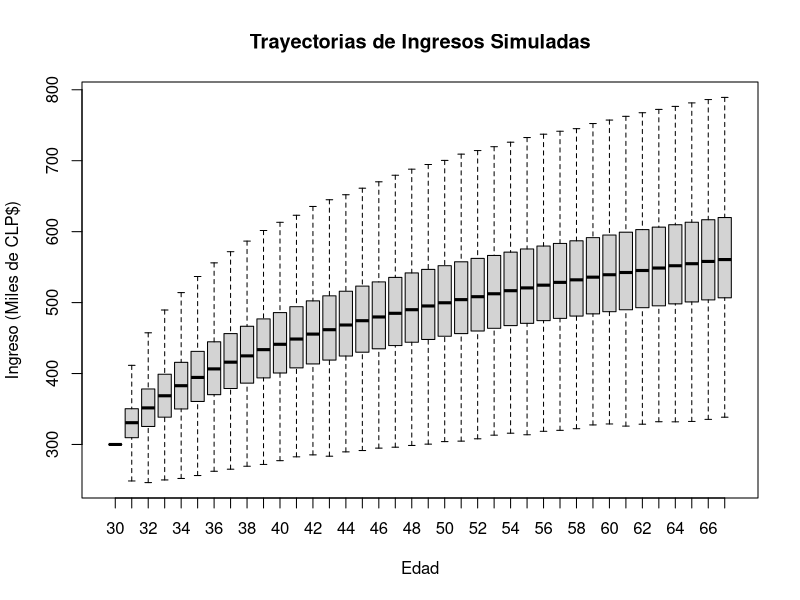

The R source for this figure:
## ---- chunk 1
knitr::opts_chunk$set(echo=FALSE, message=FALSE, cache=TRUE)
## ---- chunk 2

library(magrittr)

set.seed(1231)

# Parametros
edad0 <- 30
edadN <- 67
Nsim  <- 1e4

# Ingreso
tasa_crecimiento_renta_prom <- 0.2
tasa_crecimiento_renta_sd   <- 0.2
renta0 <- 300

# Edades de retiro
tasas_de_cotizacion <- c(.07, .1, .15) 
edades <- as.character(c(60, 63, 65, 67))

# CNUs aproximados... 
cnus <- c(14.87, 13.83, 13.11, 12.36)
## ---- chunk 3
# Funcion para simular la trayectoria de ingresos anuales
sim_ingresos <- function(...) {
  
  lapply(1:Nsim, function(i) {
    ingresos <- rnorm(edadN - edad0, tasa_crecimiento_renta_prom, tasa_crecimiento_renta_sd)
    c(renta0, renta0*cumprod(1 + ingresos/(2:(edadN-edad0 + 1))))
  }) %>% do.call(rbind, .) %>%
  `colnames<-`(., edad0:edadN)
}

# Como se ven los ingresos
set.seed(1)
ingresos <- sim_ingresos()

boxplot(ingresos, xlab="Edad", ylab="Ingreso (Miles de CLP$)", outline=FALSE,
        main = "Trayectorias de Ingresos Simuladas")
## ---- chunk 4

# Leyendo datos: Tres primeras columnas no seran usadas
rent <- readr::read_tsv("rentabilidad_anual_historica.tsv", TRUE)[,-c(1:3)] %>%
  as.matrix %>% t %>% rowMeans

rent <- rent/100
rent <- c(mean(rent), sd(rent))
rent <- c(.04, .1)
# Como se ve en promedio
sim_retornos <- function(...) {
  rnorm((edadN - edad0 + 1)*Nsim, rent[1], rent[2]) %>% 
    matrix(ncol=edadN-edad0 + 1, dimnames = list(NULL,edad0:edadN))
}

set.seed(1)
retornos <- sim_retornos()

library(xtable)
quantile(retornos*100, probs = c(.025, .1, .5, .9, .975)) %>%
  as.matrix %>% t %>% 
  xtable(caption="Distribución de Rentabilidad Anual simulada (en %)") %>%
  print(digits=2, type="html", include.rownames = FALSE)
## ---- chunk 5

# Simulando tasas de reemplazo por tasa de cotizacion
resultados <- vector("list", length(tasas_de_cotizacion))
names(resultados) <- tasas_de_cotizacion

for (tcot in tasas_de_cotizacion) {
  
  # Calculando cotizaciones anuales
  cotizaciones <- ingresos*12*tcot

  # Rentabilidad
  saldo <- cotizaciones
  saldo[,1] <- saldo[,1]*(1 + retornos[,1])
  for (t in 2:ncol(cotizaciones))
    saldo[,t] <- (saldo[,t-1] + cotizaciones[,t])*(1 + retornos[,t])

  # Distribucion de tasa de reemplazo
  resultados[[as.character(tcot)]] <- lapply(seq_along(edades), function(i) {
    
    # Tasa de reemplazo
    tasa_de_reemplazo <- saldo/(12*cnus[i])/ingresos*100
    
    quantile(tasa_de_reemplazo[,edades[i]], probs = c(.025,.1, .5, .9 ,.975))
  }) %>%
    do.call(rbind, .) %>% `rownames<-`(., edades)
  
}


## ---- chunk 6
for (r in names(resultados))
  print(xtable::xtable(
    resultados[[r]], digits=2,
    caption = sprintf("Distribución de tasas de reemplazo fijando tasa de cotizacion en %.0f%%. Filas representan edad de retiro y columnas percentil.", as.numeric(r)*100)),
    type="html")
